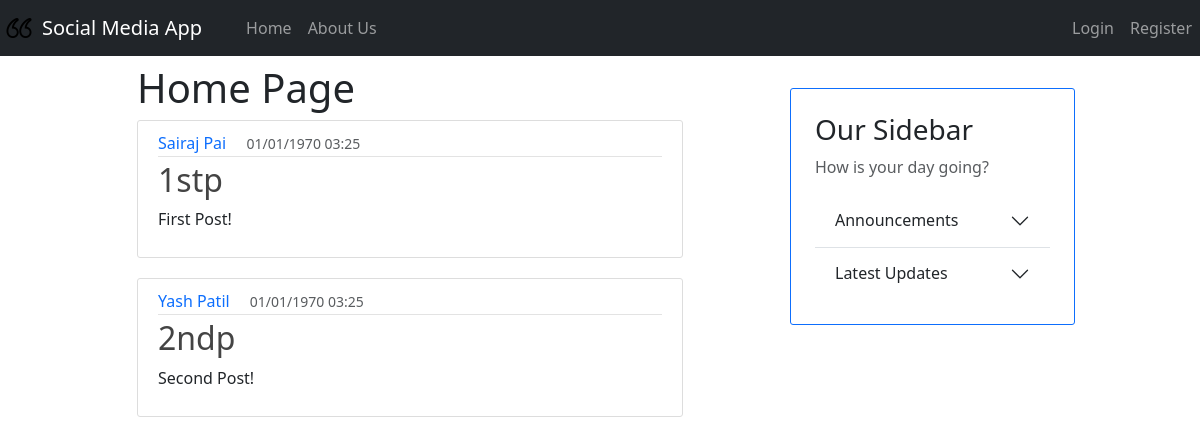
Page /home on the earlier database version.
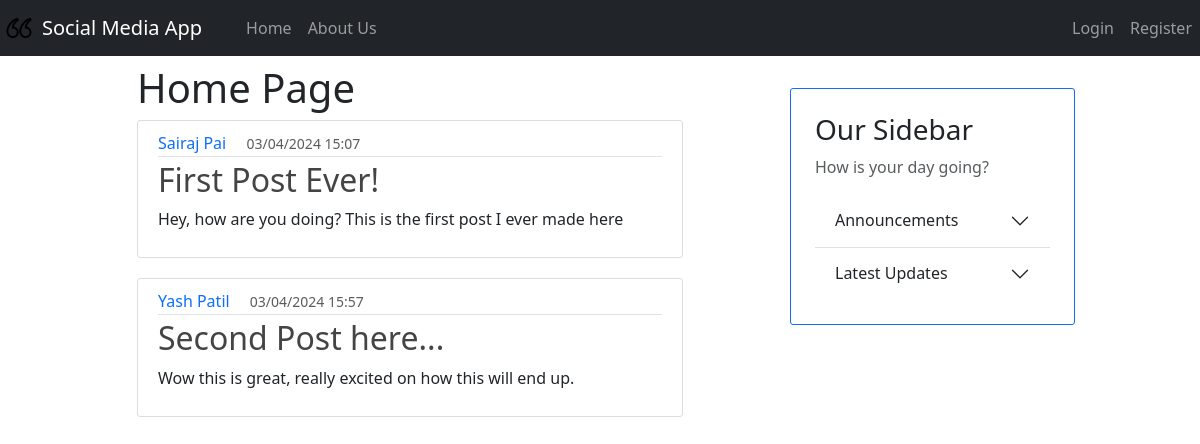
Same page on the later database version.
### models.py (models this page shows, shortened)
class Base(DeclarativeBase): # pylint: disable=too-few-public-methods
    pass

class Posts(Base): # pylint: disable=too-few-public-methods
    __tablename__ = "posts"
    id: Mapped[int] = mapped_column(primary_key=True)
    title: Mapped[str] = mapped_column(nullable=False)
    text: Mapped[str] = mapped_column(nullable=False)
    image: Mapped[Optional[str]] = mapped_column()
    likes: Mapped[List["Likes"]] = relationship(back_populates="post")
    timestamp: Mapped[int] = mapped_column(nullable=False)
    owner_id: Mapped[str] = mapped_column(ForeignKey("user_account.username"))
    owner: Mapped["User"] = relationship(back_populates="posts")
    comments: Mapped[List["Comments"]] = relationship(back_populates="post")
    no_of_likes = column_property(
        select(func.count(Likes.id))
        .where(Likes.liked_post_id == id)
        .scalar_subquery()
    )

class User(Base): # pylint: disable=too-few-public-methods
    __tablename__ = "user_account"
    username: Mapped[str] = mapped_column(primary_key=True)
    fullname: Mapped[str] = mapped_column(nullable=False)
    email: Mapped[str] = mapped_column(nullable=False, unique=True)
    password: Mapped[str] = mapped_column(nullable=False)
    profile_pic_url: Mapped[Optional[str]] = mapped_column(default="user.png")
    posts: Mapped[List["Posts"]] = relationship(back_populates="owner")

### app.py (the view)
@app.route("/")
@app.route("/home")
def home():
    posts = db.session.scalars( select(Posts) ).all()
    return render_template('home.html', posts=posts, datetime=datetime)

### templates/home.html
{% extends "layout.html" %}
{% block content %}
    <h1> Home Page </h1>
    {% for post in posts %}
        <article class="media content-section">
          <div class="media-body">
            <div class="article-metadata">
              <a class="text-decoration-none me-3" href="#">{{ post.owner.fullname }}</a>
              <small class="text-muted">{{ datetime.fromtimestamp(post.timestamp).strftime('%d/%m/%Y %H:%M') }}</small>
            </div>
            <h2><a class="article-title text-decoration-none" href="#">{{ post.title }}</a></h2>
            <p class="article-content">{{ post.text }}</p>
          </div>
        </article>
    {% endfor %}
{% endblock %}

### templates/layout.html (shortened to what this page needs)
<!DOCTYPE html>
<html lang="en">
<head>
    <link href="https://cdn.jsdelivr.net/npm/bootstrap@5.3.3/dist/css/bootstrap.min.css" rel="stylesheet">
    <link rel="stylesheet" type="text/css" href="{{ url_for('static', filename='main.css') }}">
</head>
<body>
    <nav class="navbar navbar-expand-lg navbar-dark bg-dark mb-2">
        <img src="static/icon.png" width="30" height="30" class="d-inline-block align-top ms-1 me-2" alt="Your Image">
        <a class="navbar-brand" href="#">Social Media App</a>
        <div class="collapse navbar-collapse" id="navbarNav">
            <ul class="navbar-nav">
                <li class="nav-item active">
                    <a class="nav-link" href="{{ url_for('home') }}">Home </a>
                </li>
                <li class="nav-item">
                    <a class="nav-link" href="{{ url_for('about') }}">About Us</a>
                </li>
            </ul>
            <ul class="navbar-nav ms-auto">
                <li class="nav-item">
                    <a class="nav-link" href="{{ url_for('login') }}">Login</a>
                </li>
                <li class="nav-item">
                    <a class="nav-link" href="{{ url_for('register') }}">Register</a>
                </li>
            </ul>
        </div>
    </nav>
    <div class="container">
        <div class="row align-items-start">
            <div class="col-6 offset-1">
                {% block content %}
                {% endblock %}
            </div>
            <div class="col-3 offset-1 p-4 mt-4 border border-primary content-section">
                <div class="sidebar">
                    <h3>Our Sidebar</h3>
                    <p class='text-muted'>How is your day going?</p>
                    <div class="accordion accordion-flush" id="accordionFlushExample">
                        <div class="accordion-item">
                            <h2 class="accordion-header" id="flush-headingOne">
                                <button class="accordion-button collapsed" type="button" data-bs-toggle="collapse" data-bs-target="#flush-collapseOne" aria-expanded="false" aria-controls="flush-collapseOne">
                                    Announcements
                                </button>
                            </h2>
                        </div>
                        <div class="accordion-item">
                            <h2 class="accordion-header" id="flush-headingTwo">
                                <button class="accordion-button collapsed" type="button" data-bs-toggle="collapse" data-bs-target="#flush-collapseTwo" aria-expanded="false" aria-controls="flush-collapseTwo">
                                    Latest Updates
                                </button>
                            </h2>
                        </div>
                    </div>
                </div>
            </div>
        </div>
    </div>
</body>
</html>

### static/main.css (style rules this page uses)
.content-section { background: #ffffff; padding: 10px 20px; border: 1px solid #dddddd; border-radius: 8px; margin-bottom: 20px; }
#navbarNav { padding-left: 20px; }
.content-section { background: #ffffff; padding: 10px 20px; border: 1px solid #dddddd; border-radius: 3px; margin-bottom: 20px; }
.article-title { color: #444444; }
.article-content { white-space: pre-line; }
.article-metadata { padding-bottom: 1px; margin-bottom: 4px; border-bottom: 1px solid #e3e3e3 }

Differences in the rows shown:
changed Posts "Sairaj Pai": fromtimestamp "01/01/1970 03:25" → "03/04/2024 15:07"; title "1stp" → "First Post Ever!"; text "First Post!" → "Hey, how are you doing? This is the first post I ever made here"
changed Posts "Yash Patil": fromtimestamp "01/01/1970 03:25" → "03/04/2024 15:57"; title "2ndp" → "Second Post here..."; text "Second Post!" → "Wow this is great, really excited on how this will end up."
